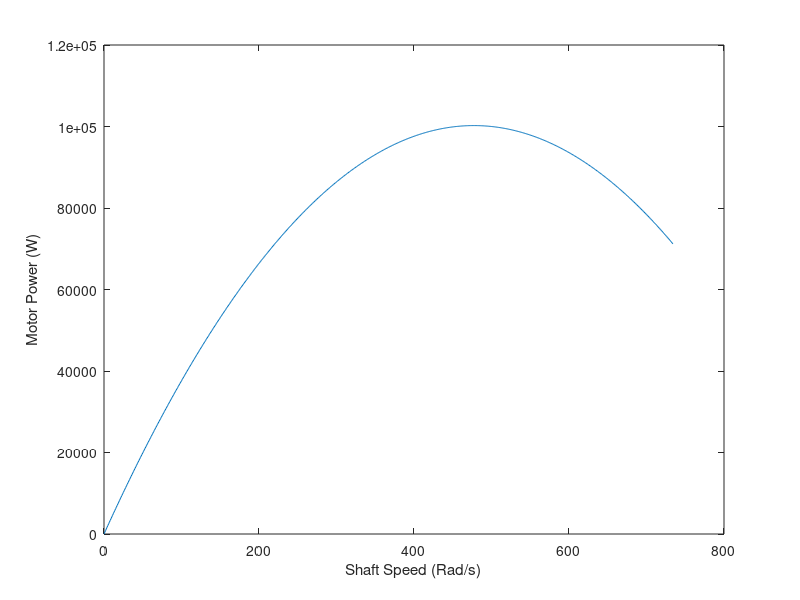
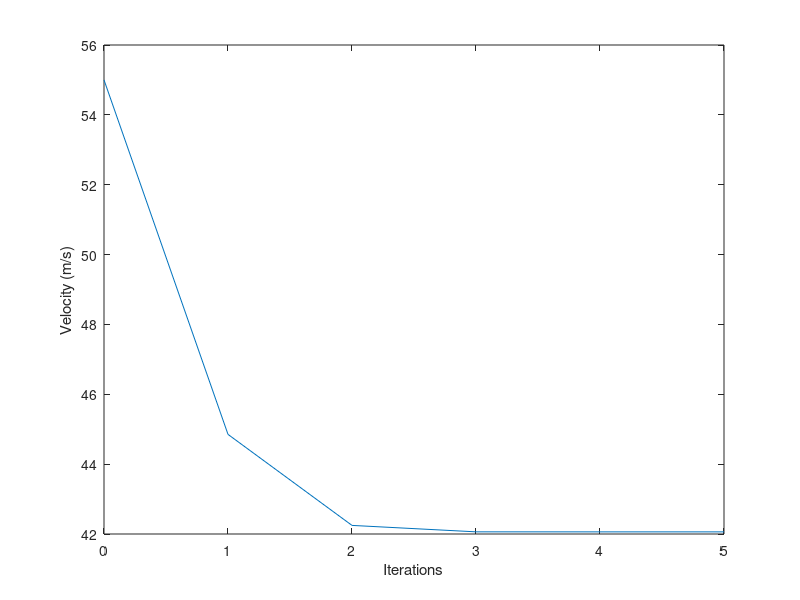
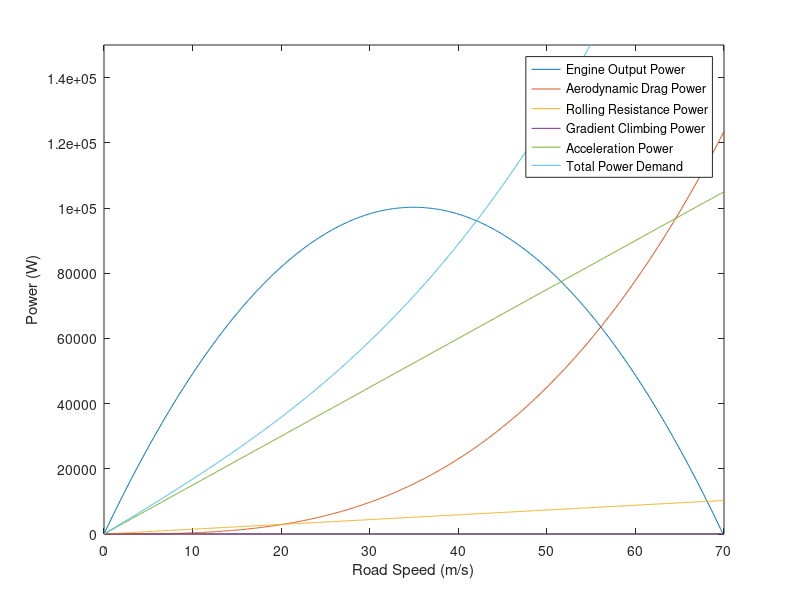

These charts were generated, in order, by the following MATLAB code:
% EMTH 171, Case Study 1
% Exersize 2, Power and speed of a car
% Use Newton's methods to solve for "V"
% Logan Lee and Samuel Thornbury

clear
clc
close all

% Global Variables---------------------------------------------------------
m = 1500; % mass of vehicle (kg)
cD = 0.30; % drag coefficent 
A = 2.0; % frontal area (m^2)
CRR = 0.010; % Coeffeceint depending on wheel and ground properties
R = 0.205; % wheel radius (m)
alpha = 420; % (W.s / rad)
beta = 0.440; % (W.s^2 / rad^2)
dR = 3.5; % final drive ratio
rGB = 0.80; % gearbox ratio
g = 9.81; % gravity (m/s^2)
p = 1.2; % air density (kg / m^3)
K = R/(dR*rGB); 

%**************************************************************************
% Motor Power Ouput and Shaft Speed Plot
%**************************************************************************

%Plotting Preparation-----------------------------------------------------

P_out = @(O) alpha*O - beta*O^2; % Power output
E_speed = [0 : 734]; % Engine Speed

P_outArray = [];
E_speedArray = [];

for ii = [0 : 734]
    P_outArray = [P_outArray, P_out(ii)];
end

% Motor Output / Shaft Speed Plotting-------------------------------------
figure(1)
plot( E_speed, P_outArray);
%title("Power output of a petrol engine as a function of speed");
xlabel("Shaft Speed (Rad/s)");
ylabel("Motor Power (W)");

%************************************************************************** 
% Newton's Method
%**************************************************************************

% Newton's Method Variables------------------------------------------------
V = 55; % Initial Guess of velocity 
N = 20; % Max number of iterations
tol = 0.0001; % Tolerance of V
resultArray = V; % begins the array of results with the initial guess 
iterations = 0; % to calculate number of iterations performed in for loop

% Case Variables-----------------------------------------------------------
a = 1; % Acceleration
theta = 0; % Angle of gradient

% Functions----------------------------------------------------------------
f = @(V) cD*A*0.5*p*V^3 + m*g*sin(theta)*V + CRR*m*g*cos(theta)*V... 
    + m*a*V - (alpha*V/K - beta*V^2/K^2);
% Derivative of the above function
d = @(V) 1.5*cD*A*p*V^2 + m*g*sin(theta) + CRR*m*g*cos(theta) + m*a...
    - (alpha/K - 2*beta*V/K^2);

% Newton's method for-loop-------------------------------------------------
for n = 1 : N
    iterations = iterations + 1;
    oldV = V;
    V = (V - (f(V) ./ d(V)));
    resultArray = [resultArray; V];
    if (abs(f(V)) < tol) && (abs(oldV - V) < tol)  
        break
    end
end

iterationsArray = [0: iterations];

% Plotting Newton's Method-------------------------------------------------
figure(2)
plot(iterationsArray, resultArray)
xlabel("Iterations")
ylabel("Velocity (m/s)")

%**************************************************************************
% Case 4
%**************************************************************************

% Case Variables (as stated above)-----------------------------------------
a = 1; % Acceleration
theta = 0; % Angle of gradient

% Plotting Preparation for Case--------------------------------------------
% Functions:
Peout = @(v) (alpha * v)/K - (beta*v^2)/K^2; % Power output 
Pd = @(V) cD*A*0.5*p*V^3; % Power dissipated by aerodynamic drag
Prr = @(v) CRR*m*g*cos(theta)*v; % Power dissaipated by rolling resistance
Pgc = @(v) m*g*sin(theta)*v; % Power consumed by climbing a gradient
Pa = @(v) m*a*v; % Power required to accelerate
Ptot = @(v) cD*A*0.5*p*v^3 + m*g*sin(theta)*v + CRR*m*g*cos(theta)*v ...
    + m*a*v; % Total power demand

% Arrays
PeoutArray = [];
PdArray = [];
PrrArray = [];
PgcArray = [];
PaArray = [];
PtotArray = [];

xArray = [0 : 0.1 : 70];

for ii = [0 : 0.1 : 70]
    PeoutArray = [PeoutArray, Peout(ii)];
    PdArray = [PdArray, Pd(ii)];
    PrrArray = [PrrArray, Prr(ii)];
    PgcArray = [PgcArray, Pgc(ii)];
    PaArray = [PaArray, Pa(ii)];
    PtotArray = [PtotArray, Ptot(ii)];
end

% Plotting the results-----------------------------------------------------
figure(3)
plot(xArray,PeoutArray, xArray,PdArray, xArray, PrrArray, xArray, PgcArray, ... 
xArray, PaArray, xArray, PtotArray);

%title("Power Demand Versus Engine Output Power")
legend("Engine Output Power", "Aerodynamic Drag Power", ...
"Rolling Resistance Power", "Gradient Climbing Power", ... 
"Acceleration Power", "Total Power Demand")
xlabel("Road Speed (m/s)")
ylabel("Power (W)")
ylim([0, 15e4]);

V % Display Velocity